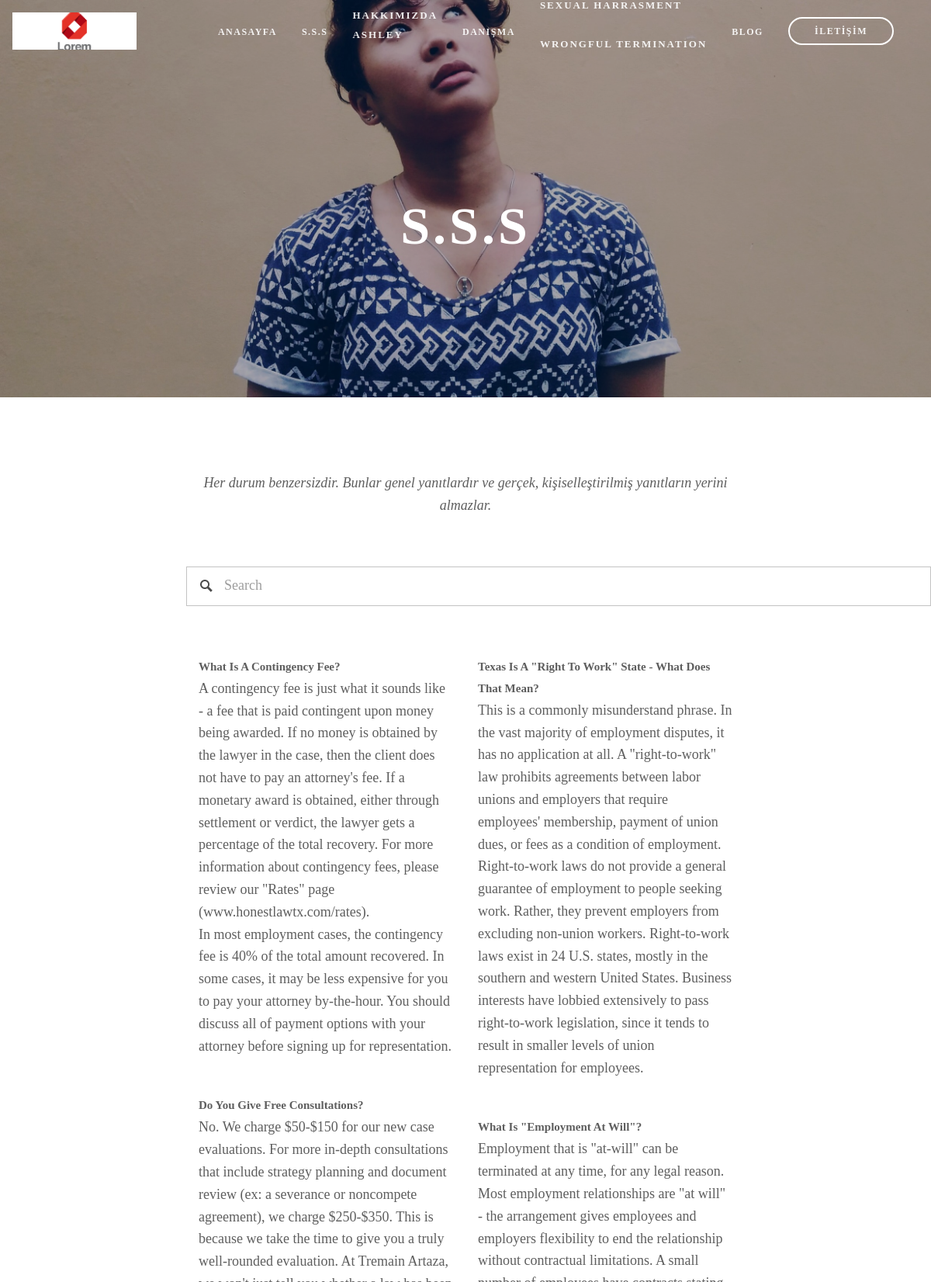
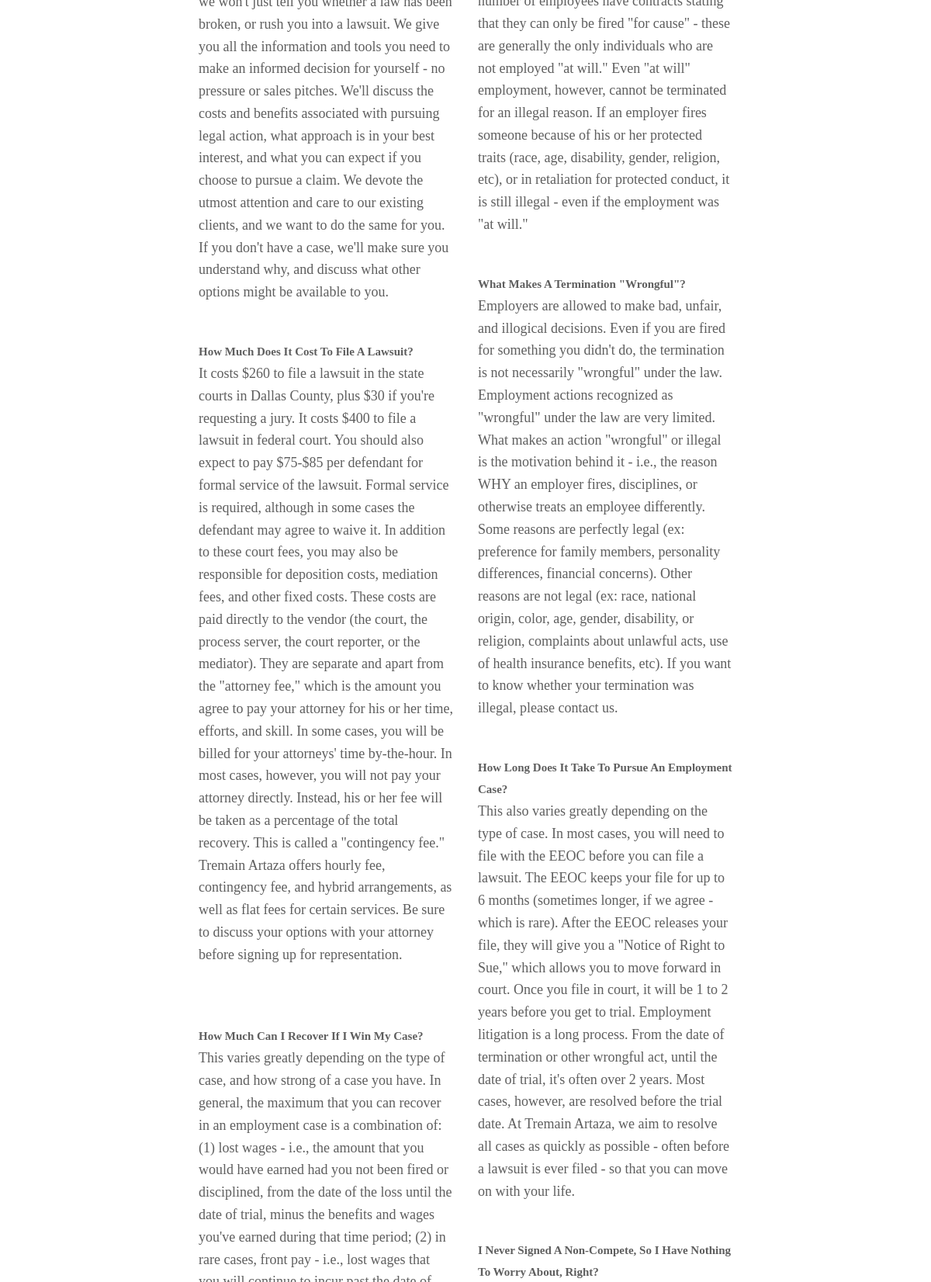
The app's page /faqs (upper part) with its own data (2 pictures, top to bottom).
### employee/models.py (models this page shows, shortened)
class Employee(models.Model):
    name = models.CharField(max_length=255, verbose_name="Name")
    surname = models.CharField(max_length=255, verbose_name="Surname")
    description = RichTextField(verbose_name="Desciption")
    faculty =  models.CharField(max_length=255, verbose_name="Faculty")
    graduated_date=models.DateField(verbose_name="Graduated Date")
    image = models.ImageField(null=True, blank=True, verbose_name="Employee's Photo")
    areas = models.ManyToManyField(PracticeAreas, verbose_name="Practice Areas")
    certificates = models.ManyToManyField(Certificate,  verbose_name="Employee's Certificates")
    slug = models.SlugField(unique=True, editable=False, max_length=265)
    def get_absolute_url(self):
        return reverse("employee:detail", kwargs={"slug": self.slug})

class PracticeAreas(models.Model):
    title = UpperCaseField(max_length = 255)
    desc = RichTextField(verbose_name="Desciption")
    class Meta:
        verbose_name_plural = "Practice Areas"

### main/models.py (models this page shows, shortened)
class Faqs(models.Model):
    title = UpperCaseField(max_length = 255)
    desc = RichTextField(verbose_name="Desciption")
    class Meta:
        verbose_name_plural = "Faqs"

### main/views.py (the view)
# urls.py: path('faqs', questions_view, name="faqs"),
def questions_view(request):
    faqs = Faqs.objects.all()
    faqs_even = [faq for faq in faqs if faq.id%2==0]
    faqs_odd = [faq for faq in faqs if not faq.id%2==0]
    context = {
        'faqs_odd':faqs_odd,
        'faqs_even':faqs_even,
    }
    return render(request, 'main/faqs.html',context )

### website/header_context.py (called while the page is built)
def header_data(request):
    context_practice_areas = PracticeAreas.objects.all()
    context_employees = Employee.objects.all()
    context = {
        'context_practice_areas':context_practice_areas,
        'context_employees':context_employees,
    }
    return context

### templates/main/faqs.html
{% extends 'partials/base.html' %}
{% block body %}
    <div id="sss-container">
            <div id="sss-overlay">
                 {% include 'partials/header.html' %}
                <div id="description-wrapper">
                    <p class="desc-bold"><strong>S.S.S</strong></p>
                </div>
            </div>
    </div>
    <main id="page">
        <div class="page-content sss-page-content">
            <div class="sss-search-container">
                <p>
                    <em>Her durum benzersizdir. Bunlar genel yanıtlardır ve gerçek, kişiselleştirilmiş yanıtların yerini
                        almazlar.</em>
                </p>
                <div class="search">
                    <input type="search" class="search-input" placeholder="Search" aria-label="search">
                </div>
            </div>
                <div class="columns">
                    <div class="column-left">
                        {% for faq_odd in faqs_odd %}
                        <div class="column-left-item">
                            <b>{{ faq_odd.title}}</b>
                            {{faq_odd.desc|safe}}
                        </div>
                        {% endfor %}
                    </div>
                    <div class="column-right">
                            {% for faq_even in faqs_even %}
                            <div class="column-right-item">
                                <b>{{ faq_even.title}}</b>
                            {{faq_even.desc|safe}}
                            </div>
                            {% endfor %}
                    </div>
                </div>
        </div>
    </main>
{% endblock %}

### templates/partials/header.html
{% load static %}
 <header id="site-header">
    <div id="site-logo">
        <img src="{% static 'img/logo.png'%}" alt="">
    </div>
    <div id="site-list-container">
        <div class="site-list-item">
            <a href="{% url 'main:home' %}">ANASAYFA</a>
        </div>
        <div class="site-list-item">
            <a href="{% url 'main:faqs' %}">S.S.S</a>
        </div>
        <div class="site-list-item">
            <a href="{% url 'main:aboutus' %}">HAKKIMIZDA
                <ul>
                    <a href="about.html"><li>Hakkımızda</li></a>
                    {% for employee in context_employees %}
                        <a href="{{employee.get_absolute_url}}"><li>{{employee.name|title}}</li><br></a>
                    {% endfor %}
                </ul>
            </a>
        </div>
        <div class="site-list-item">
            <a href="">DANIŞMA</a>
        </div>
        <div class="site-list-item">
            <a href="{% url 'main:practice_areas' %}">FAALİYET ALANLARI
                <ul>
                    {% for area in context_practice_areas %}
                        <a href=""><li>{{area.title|title}}</li><br></a>
                    {% endfor %}
                </ul>
            </a>
        </div>
        <div class="site-list-item">
            <a href="{% url 'post:index' %}">BLOG</a>
        </div>
        <div class="site-list-item bordered">
            <a href="{% url 'main:contact' %}">İLETİŞİM</a>
        </div>
    </div>
</header>

### static/css/main.css (style rules this page uses)
* { margin: 0; padding: 0; font-family: adobe-garamond-pro, serif; }
ol,ul { list-style:none; }
a { text-decoration: none; }
#site-header { padding: 1rem 1rem; align-items: center; display: flex; }
#site-logo { width: 10rem; height: 3rem; }
#site-logo img { object-fit: cover; width: 100%; height: 3rem; }
#site-list-container { align-items: center; height: 2rem; margin-left: auto; display: flex; }
.site-list-item { margin-right: 2rem; position: relative; }
.site-list-item ul a { text-transform: uppercase; font-size: 13px; font-weight: 600; letter-spacing: 2px; line-height: 25px; transition: 0.3s ease-in-out; }
.site-list-item a { font-size: 12px; font-style: normal; font-weight: 700; letter-spacing: 1.5px; color:rgba(255,255,255,.9); line-height: 1em; transition: 0.3s ease-in-out; }
.bordered { line-height: 0; padding: 0.6rem 2rem; border: 2px solid #fff; border-radius: 300px; transition: 0.3s ease-in-out; }
#description-wrapper { width: 20rem; text-align: center; align-items: center; margin: 0 auto; margin-top: 10rem; }
.desc-bold { letter-spacing: 0.0588235em; color: #fff; font-weight: 700; font-size: 68px; text-transform: uppercase; margin-top: 1.2rem; }
main { width: 60%; max-width: 1020px; height: auto; margin: 0 auto; }
.page-content { width: auto; margin-top: 5rem; }
#sss-container { width: 100%; height: 32rem; background: url(../img/sss-overlay.jpeg) no-repeat; background-size: cover; }
#sss-overlay { width: 100%; height: 32rem; background-color: rgba(0, 0, 0, 0.3); }
.sss-page-content { text-align: center; }
.sss-search-container p { margin-top: 6rem; line-height: 28.8px; font-size: 18px; font-style: italic; color: rgba(26,26,26,.7); }
.search-input { padding: 1rem 3rem; opacity: 0.7; align-items: center; border: 1px solid rgb(170, 170, 170); background: url(../img/search-icon.png) no-repeat 15px ; margin-top: 3rem; width: 60rem; height: 3.2rem; }
.search-input::placeholder { font-size: 18px; }
.columns { text-align: left; display: flex; margin-bottom: 6rem; }
.columns b { color: rgba(26,26,26,0.7); font-size: 15px; font-weight: 700; line-height: 28px; }
.columns p { color: rgba(26,26,26,0.7); font-size: 18px; font-weight: 400; line-height: 28.8px; }
.column-left { padding: 1rem; width: 50%; }
.column-right { padding: 1rem; width: 50%; }
.column-left-item { margin-top: 3rem; }
.column-right-item { margin-top: 3rem; }

### records on screen
Employee: name "ASHLEY"
PracticeAreas: title "SEXUAL HARRASMENT"
PracticeAreas: title "WRONGFUL TERMINATION"
Faqs: title "What Is A Contingency Fee?", desc "A contingency fee is just what it sounds like - a fee that is paid contingent upon money being awarded. If no money is obtained by the lawyer in the case, then the client does not have to pay an attorney's fee. If a monetary award is obtained, either through settlement or verdict, the lawyer gets a percentage of the total recovery. For more information about contingency fees, please review our \"Rates\" page (www.honestlawtx.com/rates). In most employment cases, the contingency fee is 40% of the total amount recovered. In some cases, it may be less expensive for you to pay your attorney by-the-hour. You should discuss all of payment options with your attorney before signing up for…"
Faqs: title "Do You Give Free Consultations?", desc "No. We charge $50-$150 for our new case evaluations. For more in-depth consultations that include strategy planning and document review (ex: a severance or noncompete agreement), we charge $250-$350. This is because we take the time to give you a truly well-rounded evaluation. At Tremain Artaza, we won't just tell you whether a law has been broken, or rush you into a lawsuit. We give you all the information and tools you need to make an informed decision for yourself - no pressure or sales pitches. We'll discuss the costs and benefits associated with pursuing legal action, what approach is in your best interest, and what you can expect if you choose to pursue a claim. We devote the utmost…"
Faqs: title "How Much Does It Cost To File A Lawsuit?", desc "It costs $260 to file a lawsuit in the state courts in Dallas County, plus $30 if you're requesting a jury. It costs $400 to file a lawsuit in federal court. You should also expect to pay $75-$85 per defendant for formal service of the lawsuit. Formal service is required, although in some cases the defendant may agree to waive it. In addition to these court fees, you may also be responsible for deposition costs, mediation fees, and other fixed costs. These costs are paid directly to the vendor (the court, the process server, the court reporter, or the mediator). They are separate and apart from the \"attorney fee,\" which is the amount you agree to pay your attorney for his or her time,…"
Faqs: title "How Much Can I Recover If I Win My Case?"
Faqs: title "Texas Is A \"Right To Work\" State - What Does That Mean?", desc "This is a commonly misunderstand phrase. In the vast majority of employment disputes, it has no application at all. A \"right-to-work\" law prohibits agreements between labor unions and employers that require employees' membership, payment of union dues, or fees as a condition of employment. Right-to-work laws do not provide a general guarantee of employment to people seeking work. Rather, they prevent employers from excluding non-union workers. Right-to-work laws exist in 24 U.S. states, mostly in the southern and western United States. Business interests have lobbied extensively to pass right-to-work legislation, since it tends to result in smaller levels of union representation for…"
Faqs: title "What Is \"Employment At Will\"?", desc "Employment that is \"at-will\" can be terminated at any time, for any legal reason. Most employment relationships are \"at will\" - the arrangement gives employees and employers flexibility to end the relationship without contractual limitations. A small number of employees have contracts stating that they can only be fired \"for cause\" - these are generally the only individuals who are not employed \"at will.\" Even \"at will\" employment, however, cannot be terminated for an illegal reason. If an employer fires someone because of his or her protected traits (race, age, disability, gender, religion, etc), or in retaliation for protected conduct, it is still illegal - even if the employment was \"at…"
Faqs: title "What Makes A Termination \"Wrongful\"?", desc "Employers are allowed to make bad, unfair, and illogical decisions. Even if you are fired for something you didn't do, the termination is not necessarily \"wrongful\" under the law. Employment actions recognized as \"wrongful\" under the law are very limited. What makes an action \"wrongful\" or illegal is the motivation behind it - i.e., the reason WHY an employer fires, disciplines, or otherwise treats an employee differently. Some reasons are perfectly legal (ex: preference for family members, personality differences, financial concerns). Other reasons are not legal (ex: race, national origin, color, age, gender, disability, or religion, complaints about unlawful acts, use of health insurance…"
Faqs: title "How Long Does It Take To Pursue An Employment Case?", desc "This also varies greatly depending on the type of case. In most cases, you will need to file with the EEOC before you can file a lawsuit. The EEOC keeps your file for up to 6 months (sometimes longer, if we agree - which is rare). After the EEOC releases your file, they will give you a \"Notice of Right to Sue,\" which allows you to move forward in court. Once you file in court, it will be 1 to 2 years before you get to trial. Employment litigation is a long process. From the date of termination or other wrongful act, until the date of trial, it's often over 2 years. Most cases, however, are resolved before the trial date. At Tremain Artaza, we aim to resolve all cases as quickly as possible…"
Faqs: title "I Never Signed A Non-Compete, So I Have Nothing To Worry About, Right?"
